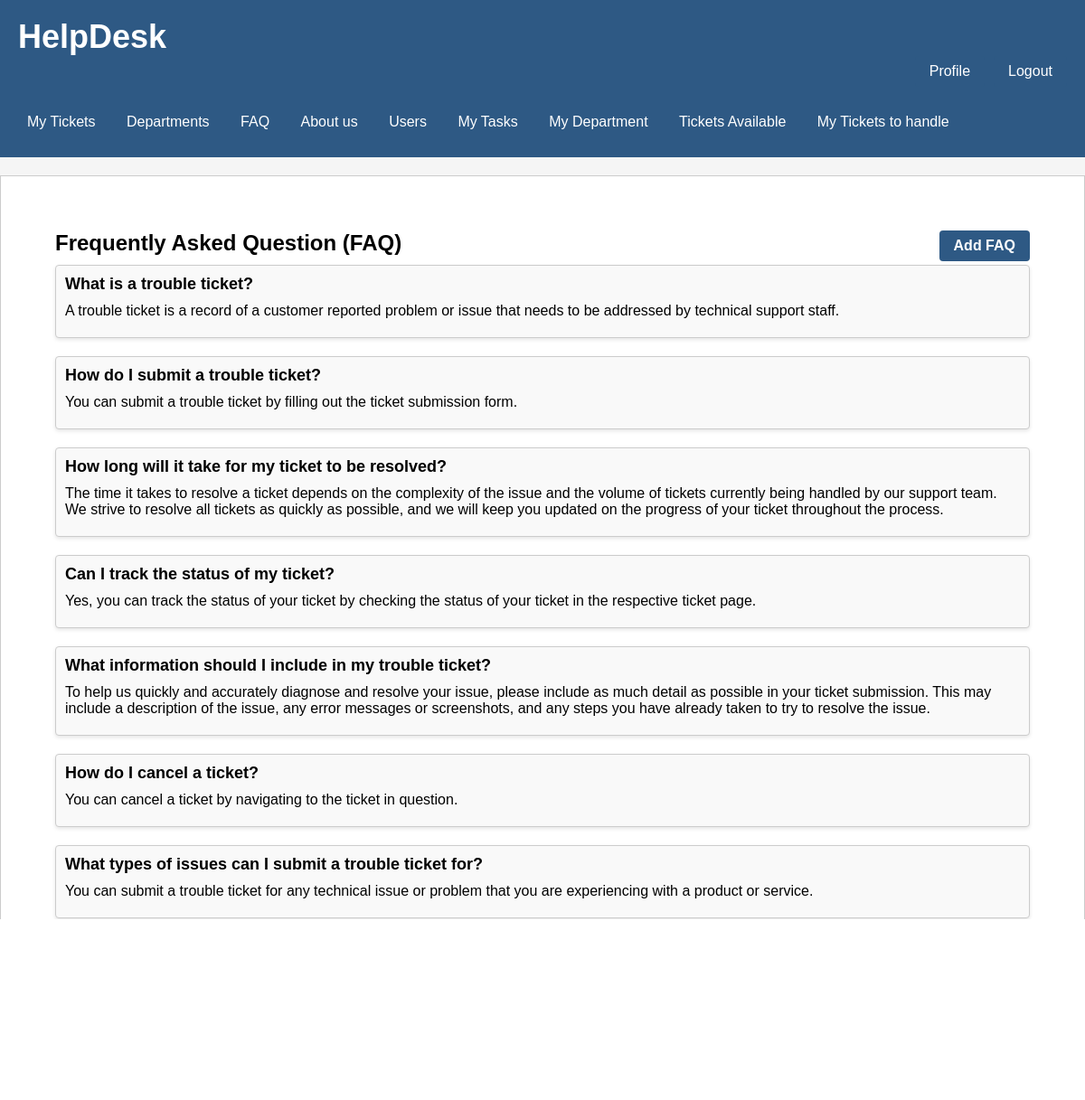
The page /pages/faq.php (signed in) on the database its author committed.
### tables this page shows
CREATE TABLE Faq (
    id INTEGER PRIMARY KEY AUTOINCREMENT,
    title varchar(255) NOT NULL UNIQUE,
    description text NOT NULL
);

### utils/session.php (called while the page is built, shortened)
<?php
   function getUserID() {
       if(isset($_SESSION['userID'])) {
            return $_SESSION['userID'];
       } else {
           return null;
       }
   }
?>

### database/user.class.php (called while the page is built, shortened)
<?php
  function isAdmin($id) {
    global $dbh;
    try {
      $stmt = $dbh->prepare('SELECT is_admin FROM User WHERE id = ?');
      $stmt->execute(array($id));
      $result = $stmt->fetch();
      if ($result !== false && $result['is_admin'] == true) {
        return true;
      } else {
        return false;
      }
    } catch(PDOException $e) {
      return false;
    }
  }

### database/faq.class.php (called while the page is built, shortened)
<?php
  class Faq {
    static function getAll(PDO $db){
      $stmt = $db->prepare('
        SELECT id, title, description
        FROM Faq
        ORDER by id asc
      ');
      $stmt->execute();
      $row = $stmt->fetchAll(PDO::FETCH_ASSOC);
      return $row;
    }
  }
?>

### actions/getAll_faqs.php (called while the page is built, shortened)
<?php
require_once(__DIR__ . '/../database/connection.db.php');
require_once(__DIR__ . '/../database/faq.class.php');
$faqs = Faq::getAll($dbh);
?>

### pages/faq.php (the view, shortened to what this page needs)
<?php
  require_once(__DIR__ . '/../templates/header.tpl.php');
  require_once(__DIR__ . '/../templates/footer.tpl.php');
  require_once(__DIR__ . '/../database/user.class.php');
  $isADMIN = isAdmin(getUserID());
  $isAGENT = isAgent(getUserID());
?>
  <section class="tickets">
      <h2>Frequently Asked Question (FAQ)
      <?php
      if($isADMIN==true || $isAGENT==true){
      ?>
      <a href="/pages/nova_faq.php" class="button">Add FAQ</a>
      <?php } ?>
      </h2>
      <ul>
        <?php
        require_once(__DIR__ . '/../actions/getAll_faqs.php');
        for($i = 0; $i < count($faqs); $i++) {
        ?>
        <li>
          <div class="ticket" id="<?=$faqs[$i]['id']?>">
            <h3> <?=$faqs[$i]['title']?></h3>
            <p> <?=$faqs[$i]['description']?> </p>
          </div>
        </li>
        <?php } ?>
      </ul>
    </section>

### css/style.css (style rules this page uses)
body { position: relative; margin: 0; padding: 0; font-family: Arial, sans-serif; background-color: #f5f5f5; min-height: 100%; padding-bottom: 5rem; }
.tickets { margin: 40px; margin-bottom: 20px; margin-top: 20px; }
h2 { font-size: 24px; margin: 0 0 10px; }
ul { list-style-type: none; padding: 0; margin: 0; margin-bottom: 20px; }
.ticket { background-color: #f5f5f5; border-radius: 4px; box-shadow: 0 2px 4px rgba(0, 0, 0, 0.1); padding: 10px; margin-bottom: 20px; }
.ticket h3 { margin: 0 0 10px; font-size: 18px; margin-bottom: 5px; }
.ticket p { margin: 0 0 20px; margin-bottom: 5px; }
.button { display: inline-block; padding: 10px 20px; background-color: #2E5984; color: #fff; text-decoration: none; border-radius: 4px; transition: background-color 0.3s ease; }
body>main>section.tickets>h2>a { background-color: #2E5984; color: #fff; border: none; padding: 10px 20px; cursor: pointer; font-size: 16px; border-radius: 4px; float: right; }
h2 a.button { padding: 8px 16px; background-color: #2E5984; color: white; border: none; text-decoration: none; float: right; }
h3 { margin-top: 5%; }
p { margin: 0 0 20px; }
h2:last-of-type { margin-top: 40px; }
li { margin-bottom: 10px; }
h3 { margin-top: 0; }
div:first-of-type { background: #fff; }
.tickets h2 { font-size: 24px; margin-bottom: 10px; }
.tickets .button { padding: 8px 16px; background-color: #2E5984; color: white; border: none; text-decoration: none; }
.tickets ul { list-style-type: none; padding: 0; }
.tickets li { margin-bottom: 20px; }
.tickets .ticket { background-color: #f9f9f9; padding: 10px; border: 1px solid #ccc; }
.tickets .ticket h3 { font-size: 18px; margin: 0; }
.tickets .ticket p { margin: 10px 0; }
.tickets ul { list-style: none; padding: 0; }

### rows shown on the page
faq: title "What is a trouble ticket?", description "A trouble ticket is a record of a customer reported problem or issue that needs to be addressed by technical support staff."
faq: title "How do I submit a trouble ticket?", description "You can submit a trouble ticket by filling out the ticket submission form."
faq: title "How long will it take for my ticket to be resolved?", description "The time it takes to resolve a ticket depends on the complexity of the issue and the volume of tickets currently being handled by our support team. We strive to resolve all tickets as quickly as possible, and we will keep you updated on the progress of your ticket throughout the process."
faq: title "Can I track the status of my ticket?", description "Yes, you can track the status of your ticket by checking the status of your ticket in the respective ticket page."
faq: title "What information should I include in my trouble ticket?", description "To help us quickly and accurately diagnose and resolve your issue, please include as much detail as possible in your ticket submission. This may include a description of the issue, any error messages or screenshots, and any steps you have already taken to try to resolve the issue."
faq: title "How do I cancel a ticket?", description "You can cancel a ticket by navigating to the ticket in question."
faq: title "What types of issues can I submit a trouble ticket for?", description "You can submit a trouble ticket for any technical issue or problem that you are experiencing with a product or service."
